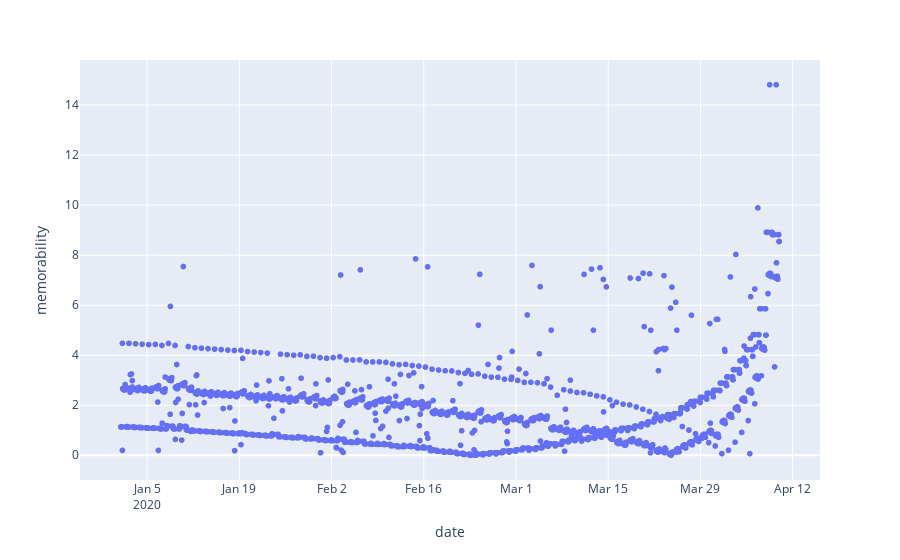

This figure's notebook cell:
### Code cell
fig_mem

### Figure 1 — Plotly figure (JSON) as saved in the notebook; plotly's stock layout.template omitted (floating-point values rounded to 4 significant figures; data arrays with more than 128 entries replaced by an {"elided": "..."} marker saying what was removed)
{"data": [{"hovertemplate": "date=%{x}<br>memorability=%{y}<extra></extra>", "legendgroup": "", "marker": {"color": "#636efa", "symbol": "circle"}, "mode": "markers", "name": "", "showlegend": false, "type": "scattergl", "x": {"elided": "2519 str values"}, "xaxis": "x", "y": {"elided": "2519 float values"}, "yaxis": "y"}], "layout": {"legend": {"tracegroupgap": 0}, "margin": {"t": 60}, "xaxis": {"anchor": "y", "domain": [0, 1], "title": {"text": "date"}}, "yaxis": {"anchor": "x", "domain": [0, 1], "title": {"text": "memorability"}}}}
